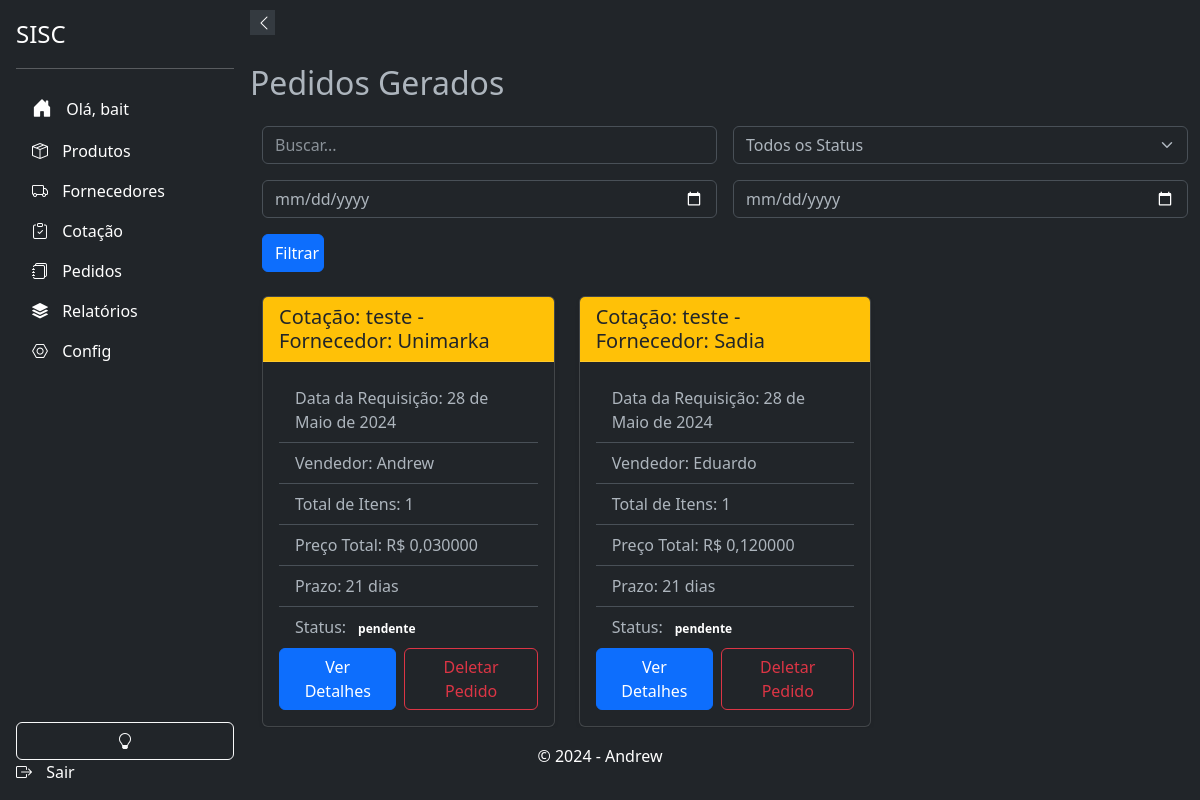
The app's page /respostas/pedidos/ (signed in), older data.
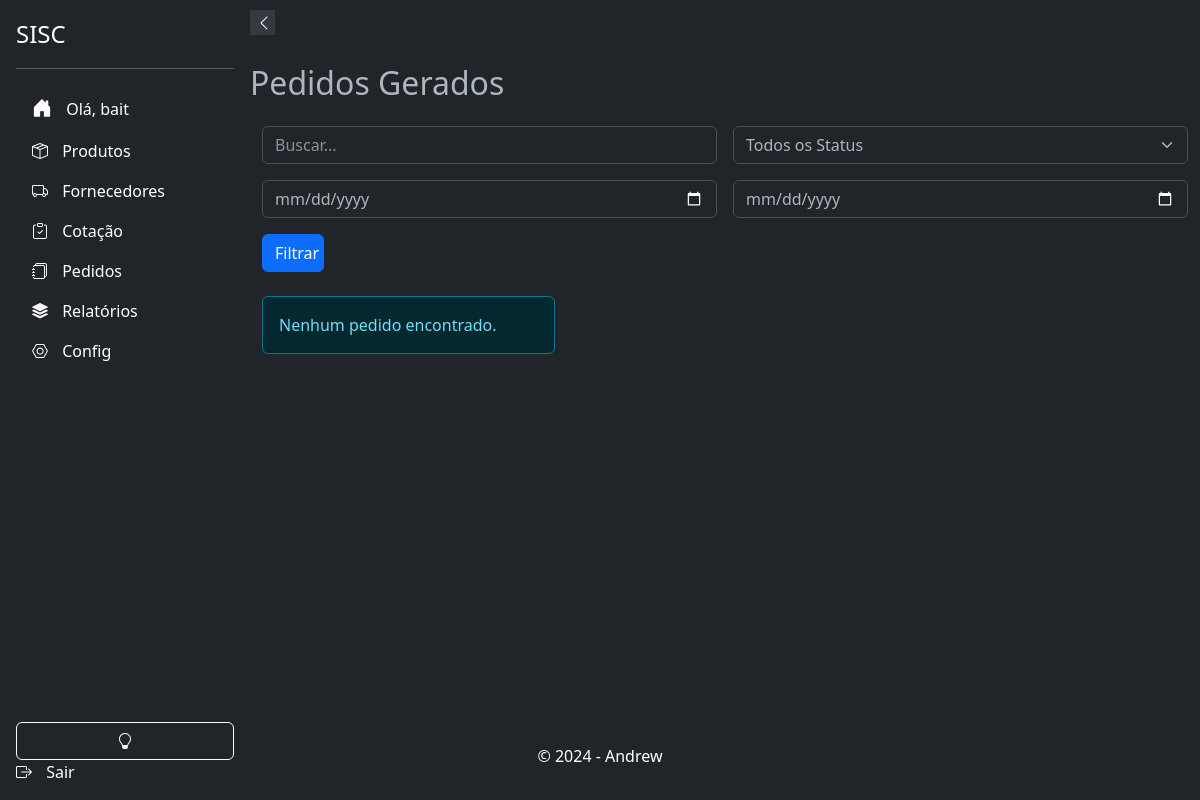
The same page, newer data.
### respostas/models.py (models this page shows, shortened)
class PedidoAgrupado(models.Model):
    fornecedor = models.ForeignKey(Supplier, on_delete=models.CASCADE, verbose_name="Fornecedor")
    cotacao = models.ForeignKey(Cotacao, on_delete=models.CASCADE)
    data_requisicao = models.DateField(verbose_name="Data da Requisição")
    status = models.CharField(max_length=50, choices=[
        ('pendente', 'Pendente'),
        ('concluido', 'Concluído'),
        ('cancelado', 'Cancelado'),
    ], default='pendente', verbose_name="Status do Pedido")
    usuario_criador = models.ForeignKey(settings.AUTH_USER_MODEL, on_delete=models.SET_NULL, null=True)
    @property
    def total_itens(self):
        return self.pedidos.count()
    @property
    def preco_total(self):
        return sum(item.preco * item.quantidade for item in self.pedidos.all())

class Pedido(models.Model):
    produto = models.ForeignKey(Product, on_delete=models.CASCADE, verbose_name="Produto")
    quantidade = models.DecimalField(max_digits=10, decimal_places=3, verbose_name="Quantidade")
    tipo_volume = models.CharField(max_length=50, choices=Product.UNIDADE_CHOICES, verbose_name="Tipo de Volume")
    preco = models.DecimalField(max_digits=10, decimal_places=3, verbose_name="Preço")
    observacoes = models.TextField(blank=True, null=True, verbose_name="Observações")
    pedido_agrupado = models.ForeignKey(PedidoAgrupado, related_name='pedidos', on_delete=models.CASCADE, verbose_name="Pedido Agrupado", null=True, default=None)
    class Meta:
        verbose_name = "Pedido"
        verbose_name_plural = "Pedidos"

### cotacao/models.py (models this page shows, shortened)
class Cotacao(models.Model):
    uuid = models.UUIDField(default=uuid.uuid4, editable=False, unique=True)
    nome = models.CharField(max_length=200)
    departamento = models.ForeignKey(Departamento, on_delete=models.SET_NULL, null=True )
    usuario_criador = models.ForeignKey(settings.AUTH_USER_MODEL, on_delete=models.CASCADE, related_name='cotacoes_criadas', null=True, )
    data_abertura = models.DateField()
    data_fechamento = models.DateField()
    status = models.CharField(max_length=10, default='ativo', choices=[('ativo', 'Aberto'), ('inativo', 'Fechado')])
    prazo = models.IntegerField(
                                    choices=[(0, 'à vista'), (7, '7 dias'), (14, '14 dias'), (21, '21 dias'), (28, '28 dias')],
                                    default=21,
                                    help_text='Prazo para os produtos'
                                    )
    class Meta:
        verbose_name = _('Cotação')
        verbose_name_plural = _('Cotações')
        ordering = ['data_abertura']
        indexes = [
            models.Index(fields=['departamento']),
            models.Index(fields=['status']),
            models.Index(fields=['data_abertura']),
        ]

### suppliers/models.py (models this page shows, shortened)
class Supplier(models.Model): # Modelo de fornecedor
    user = models.ForeignKey(settings.AUTH_USER_MODEL, on_delete=models.CASCADE, blank=True, null=True)
    name = models.CharField(max_length=255)
    email = models.EmailField(unique=True)
    phone_regex = RegexValidator(regex=r'^\+?\d{10,15}$', message="Número de telefone no formato: '+999999999'. Até 15 dígitos.", )
    phone = models.CharField(validators=[phone_regex], max_length=17, blank=True)
    company = models.CharField(max_length=255, null=True, blank=True)
    cnpj = models.CharField(max_length=18, unique=True, validators=[validate_cnpj], null=True, blank=True)
    active = models.BooleanField(default=True, verbose_name="Ativo")
    address_line_1 = models.CharField("Endereço", max_length=255, null=True, blank=True)
    address_line_2 = models.CharField("Complemento", max_length=255, null=True, blank=True)
    city = models.CharField("Cidade", max_length=100, null=True, blank=True)
    state = models.CharField("Estado", max_length=50, null=True, blank=True)
    zip_code = models.CharField("CEP", max_length=10, null=True, blank=True)
    minimum_order_value = models.DecimalField("Valor Mínimo para Pedido", max_digits=10, decimal_places=3, validators=[MinValueValidator(0)], null=True, blank=True)
    order_response_deadline = models.TimeField("Prazo de Resposta para Pedidos", null=True, blank=True)
    departments = models.ManyToManyField('products.Departamento', related_name='suppliers', blank=True)
    categories = models.ManyToManyField(Category, blank=True, verbose_name="Categorias")
    subcategories = models.ManyToManyField(Subcategory, blank=True, verbose_name="Subcategorias")
    brands = models.ManyToManyField(Brand,  blank=True, verbose_name="Marcas")
    created_at = models.DateTimeField(auto_now_add=False, default=datetime.datetime.now, null=True, blank=True)
    updated_at = models.DateTimeField(auto_now=True, verbose_name="Atualizado em")
    deleted = models.BooleanField(default=False)
    holiday_cover_name = models.CharField("Nome do Fornecedor de Férias", max_length=255, null=True, blank=True)
    holiday_cover_email = models.EmailField("Email do Fornecedor de Férias", null=True, blank=True)
    holiday_cover_phone = models.CharField("Telefone do Fornecedor de Férias", validators=[phone_regex], max_length=17, blank=True, null=True)
    observation = models.TextField("Observação", null=True, blank=True)
    delivery_days = models.TextField("Dias de Entrega", blank=True, null=True)
    quality_rating = models.IntegerField(default=0, blank=True, null=True)
    delivery_time_rating = models.IntegerField(default=0, blank=True, null=True)
    price_rating = models.IntegerField(default=0, blank=True, null=True)
    reliability_rating = models.IntegerField(default=0, blank=True, null=True)
    flexibility_rating = models.IntegerField(default=0, blank=True, null=True)
    partnership_rating = models.IntegerField(default=0, blank=True, null=True)
    comments = models.TextField("Comentários", max_length=100, blank=True, null=True)
    class Meta: # Meta informações do modelo
        ordering = ['name'] # Ordem padrão de exibição dos registros

### respostas/views.py (the view)
# urls.py: path('pedidos/', ListarPedidosView.as_view(), name='listar_pedidos'),
class ListarPedidosView(ListView):
    model = PedidoAgrupado
    template_name = 'respostas/listar_pedidos.html'
    context_object_name = 'pedidos_agrupados'
    def get_queryset(self):
        queryset = super().get_queryset()
        query = self.request.GET.get('q')
        status = self.request.GET.get('status')
        start_date = self.request.GET.get('start_date')
        end_date = self.request.GET.get('end_date')
        if query:
            queryset = queryset.filter(
                Q(cotacao__nome__icontains=query) |
                Q(fornecedor__name__icontains=query) |
                Q(fornecedor__company__name__icontains=query)
            )
        if status:
            queryset = queryset.filter(status=status)
        if start_date and end_date:
            start_date = timezone.make_aware(datetime.datetime.strptime(start_date, '%Y-%m-%d'))
            end_date = timezone.make_aware(datetime.datetime.strptime(end_date, '%Y-%m-%d'))
            queryset = queryset.filter(data_requisicao__range=(start_date, end_date))
        return queryset

### respostas/templates/respostas/listar_pedidos.html (shortened to what this page needs)
{% extends 'base.html' %}
{% block content %}
<h2 class="my-4">Pedidos Gerados</h2>
<div class="container mb-4">
    <form method="get" class="row g-3">
      <div class="col-md-6">
        <input type="text" name="q" class="form-control" placeholder="Buscar..." value="{{ request.GET.q }}">
      </div>
      <div class="col-md-6">
        <select name="status" class="form-select">
          <option value="">Todos os Status</option>
        </select>
      </div>
      <div class="col-md-6">
        <input type="date" name="start_date" class="form-control" placeholder="Data Início" value="{{ request.GET.start_date }}">
      </div>
      <div class="col-md-6">
        <input type="date" name="end_date" class="form-control" placeholder="Data Fim" value="{{ request.GET.end_date }}">
      </div>
      <div class="col-md-1">
        <button type="submit" class="btn btn-primary w-100">Filtrar</button>
      </div>
    </form>
  </div>
<div class="container">
    <div class="row row-cols-1 row-cols-sm-2 row-cols-md-3 g-4">
      {% for pedido_agrupado in pedidos_agrupados %}
      <div class="col">
        <div class="card shadow-sm" style="height: 100%;">
            <div class="card-header
            {% if pedido_agrupado.status == 'Concluído' %}bg-success text-white
            {% elif pedido_agrupado.status == 'Cancelado' %}bg-danger text-white
            {% else %}bg-warning text-dark
            {% endif %}
          ">
            <h5 class="card-title mb-0">Cotação: {{ pedido_agrupado.cotacao.nome }} - Fornecedor: {{ pedido_agrupado.fornecedor.company }}</h5>
          </div>
          <div class="card-body d-flex flex-column">
            <ul class="list-group list-group-flush flex-grow-1">
              <li class="list-group-item">Data da Requisição: {{ pedido_agrupado.data_requisicao }}</li>
              <li class="list-group-item">Vendedor: {{ pedido_agrupado.fornecedor.name }}</li>
              <li class="list-group-item">Total de Itens: {{ pedido_agrupado.total_itens }}</li>
              <li class="list-group-item">Preço Total: R$ {{ pedido_agrupado.preco_total }}</li>
              <li class="list-group-item">Prazo: {{ pedido_agrupado.cotacao.prazo }} dias</li>
              <li class="list-group-item">
                Status:
                <span class="badge rounded-pill
                ">
                  {{ pedido_agrupado.status }}
                </span>
              </li>
            </ul>
            <div class="d-grid gap-2 d-md-flex justify-content-md-end mt-auto">
              <a href="{% url 'respostas:detalhes_pedido_agrupado' pedido_agrupado.pk %}" class="btn btn-primary">Ver Detalhes</a>
              <a href="{% url 'respostas:deletar_pedido_agrupado' pedido_agrupado.pk %}" class="btn btn-outline-danger">Deletar Pedido</a>
            </div>
          </div>
        </div>
      </div>
      {% empty %}
      <div class="col-12">
        <div class="alert alert-info">Nenhum pedido encontrado.</div>
      </div>
      {% endfor %}
    </div>
  </div>
{% endblock %}

### app/templates/base.html (shortened to what this page needs)
<!DOCTYPE html>
<html lang="pt-br">
<head>
    <link rel="stylesheet" href="https://cdn.jsdelivr.net/npm/bootstrap@5.3.2/dist/css/bootstrap.min.css">
    <link rel="stylesheet" href="https://cdn.jsdelivr.net/npm/bootstrap-icons@1.3.0/font/bootstrap-icons.css">
    <link rel="stylesheet" href="https://cdn.jsdelivr.net/npm/bootstrap-select@1.13.14/dist/css/bootstrap-select.min.css">
    <link rel="stylesheet" href="https://code.jquery.com/ui/1.12.1/themes/base/jquery-ui.css">
    <link href="https://cdn.jsdelivr.net/npm/select2/dist/css/select2.min.css" rel="stylesheet" />
    <link href="https://cdn.jsdelivr.net/npm/select2@4.1.0/dist/css/select2.min.css" rel="stylesheet" />
</head>
<body>
    {% include 'components/_header.html' %}
    {% include 'components/_sidebar.html' %}
    <div class="main-content">
        {% block content %}{% endblock %}
    </div>
    <footer class="bg-dark text-white text-center p-3">
        <p>&copy; 2024 - Andrew</p>
    </footer>
</body>
</html>

### app/templates/components/_header.html (shortened to what this page needs)
<header class="header">
  <div class="container">
    <div class="header__content">
      <nav class="header__nav">
        <ul class="header__nav-list">
          <li class="header__nav-item">
          </li>
        </ul>
      </nav>
    </div>
  </div>
</header>

### app/templates/components/_sidebar.html (shortened to what this page needs)
<!DOCTYPE html>
<html>
<head>
    <link href="https://cdn.jsdelivr.net/npm/bootstrap@5.3.0-alpha3/dist/css/bootstrap.min.css" rel="stylesheet">
    <link rel="stylesheet" href="https://cdn.jsdelivr.net/npm/bootstrap-icons@1.10.5/font/bootstrap-icons.css">
</head>
<body>
    <div class="sidebar d-flex flex-column flex-shrink-0 p-3 text-white bg-dark" id="sidebar">
        <button class="sidebar-toggle" onclick="toggleSidebar()">
            <i id="sidebar-toggle-icon" class="bi bi-chevron-left"></i>
        </button>
        <a href="#" class="d-flex align-items-center mb-3 mb-md-0 me-md-auto text-white text-decoration-none">
            <span class="fs-4">SISC</span>
        </a>
        <hr>
        {% if user.is_authenticated %}
            <ul class="nav nav-pills flex-column mb-auto">
                <li class="nav-item">
                    <a href="{% url 'accounts:home' %}" class="nav-link text-white" aria-current="page">
                        <i class="bi bi-house-door-fill fs-5"></i>
                        <span>Olá, {{ user.username }}</span>
                    </a>
                </li>
                <li>
                    <a href="{% url 'products:products_list' %}" class="nav-link text-white">
                        <i class="bi bi-box-seam"></i>
                        <span>Produtos</span>
                    </a>
                </li>
                <li>
                    <a href="{% url 'suppliers:supplier_list' %}" class="nav-link text-white">
                        <i class="bi bi-truck "></i>
                        <span>Fornecedores</span>
                    </a>
                </li>
                <li>
                    <a href="{% url 'cotacao:cotacao_list' %}" class="nav-link text-white">
                        <i class="bi bi-clipboard-check"></i>
                        <span>Cotação</span>
                    </a>
                </li>
                <li>
                    <a href="{% url 'respostas:listar_pedidos' %}" class="nav-link text-white">
                        <i class="bi bi-journals"></i>
                        <span>Pedidos</span>
                    </a>
                </li>
                <li>
                    <a href="#" class="nav-link text-white">
                        <i class="bi bi-stack"></i>
                        <span>Relatórios</span>
                    </a>
                </li>
                <li>
                    <a href="{% url 'admin:index' %}" class="nav-link text-white">
                        <i class="bi bi-nut"></i>
                        <span>Config</span>
                    </a>
                </li>
            <br>
            </ul>
            <button class="btn btn-outline-light" onclick="toggleTheme()">
                <i id="theme-toggle-icon" class="bi bi-lightbulb-fill"></i>
            </button>
            <a href="{% url 'accounts:logout' %}" class="nav-link text-white">
                <i class="bi bi-box-arrow-right"></i>
                <span>Sair</span>
            </a>
        {% else %}
            <a href="{% url 'accounts:login' %}" class="nav-link text-white">
                <i class="bi bi-box-arrow-in-right"></i>
                <span>Login</span>
            </a>
        {% endif %}
    </div>
</body>
</html>

### app/templates/base.html (style rules this page uses)
body, html { height: 100%; margin: 0; display: flex; flex-direction: column; }
.main-content { flex: 1; margin-left: 250px; transition: margin-left 0.3s; }
footer { flex-shrink: 0; background-color: #343a40; color: white; text-align: center; padding: 1rem; position: relative; width: 100%; bottom: 0; }

### app/templates/components/_sidebar.html (style rules this page uses)
.sidebar { width: 250px; height: 100vh; position: fixed; top: 0; left: 0; background-color: #343a40; transition: all 0.3s; z-index: 1000; }
.sidebar .nav-link { white-space: nowrap; overflow: hidden; text-overflow: ellipsis; }
.sidebar .nav-link i { margin-right: 10px; }
.sidebar-toggle { position: absolute; top: 10px; right: -25px; width: 25px; height: 25px; background-color: #343a40; border: none; color: white; cursor: pointer; z-index: 1100; }

Row changes from the older to the newer data that the page shows:
removed PedidoAgrupado: cotacao.nome "teste", fornecedor.company "Unimarka", data_requisicao "28 de Maio de 2024", fornecedor.name "Andrew", total_itens "1", preco_total "0,030000", cotacao.prazo "21", status "pendente"
removed PedidoAgrupado: cotacao.nome "teste", fornecedor.company "Sadia", data_requisicao "28 de Maio de 2024", fornecedor.name "Eduardo", total_itens "1", preco_total "0,120000", cotacao.prazo "21", status "pendente"
Text that changed along with them:
text now shown: "Nenhum pedido encontrado."
